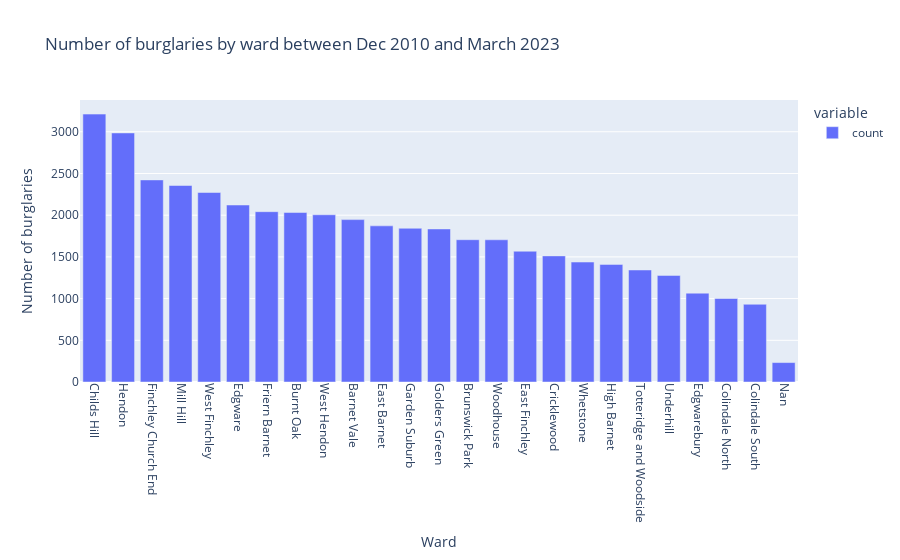

Source (notebook cell):
### Code cell
filtered_df = pd.read_csv ('C:/Users/20212828/Downloads/Bigfile/filtered_df.csv')
df_bar = filtered_df['Ward new'].value_counts()

figure1 = px.bar(df_bar, title="Number of burglaries by ward between Dec 2010 and March 2023")
figure1.update_layout(
    xaxis_title="Ward",
    yaxis_title="Number of burglaries")
figure1.update_xaxes(tickangle=90)
figure1.show()

### Figure 1 — Plotly figure (JSON) as saved in the notebook; plotly's stock layout.template omitted (floating-point values rounded to 4 significant figures)
{"data": [{"alignmentgroup": "True", "hovertemplate": "variable=count<br>Ward new=%{x}<br>value=%{y}<extra></extra>", "legendgroup": "count", "marker": {"color": "#636efa", "pattern": {"shape": ""}}, "name": "count", "offsetgroup": "count", "orientation": "v", "showlegend": true, "textposition": "auto", "type": "bar", "x": ["Childs Hill", "Hendon", "Finchley Church End", "Mill Hill", "West Finchley", "Edgware", "Friern Barnet", "Burnt Oak", "West Hendon", "Barnet Vale", "East Barnet", "Garden Suburb", "Golders Green", "Brunswick Park", "Woodhouse", "East Finchley", "Cricklewood", "Whetstone", "High Barnet", "Totteridge and Woodside", "Underhill", "Edgwarebury", "Colindale North", "Colindale South", "Nan"], "xaxis": "x", "y": [3212, 2986, 2423, 2356, 2272, 2122, 2042, 2032, 2005, 1947, 1872, 1843, 1835, 1706, 1705, 1568, 1512, 1438, 1410, 1343, 1278, 1065, 1001, 932, 233], "yaxis": "y"}], "layout": {"barmode": "relative", "legend": {"title": {"text": "variable"}, "tracegroupgap": 0}, "title": {"text": "Number of burglaries by ward between Dec 2010 and March 2023"}, "xaxis": {"anchor": "y", "domain": [0, 1], "tickangle": 90, "title": {"text": "Ward"}}, "yaxis": {"anchor": "x", "domain": [0, 1], "title": {"text": "Number of burglaries"}}}}
